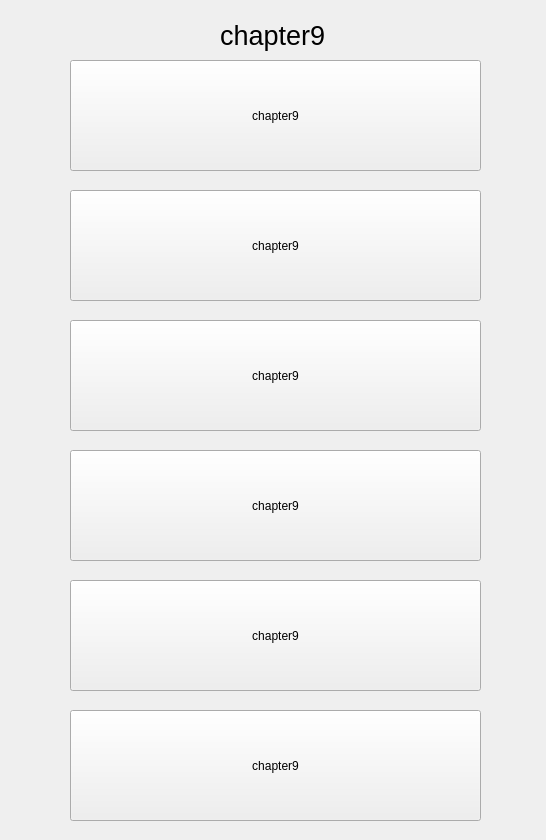
<?xml version="1.0" encoding="UTF-8"?>
<ui version="4.0">
 <class>NewWindow1</class>
 <widget class="QMainWindow" name="NewWindow1">
  <property name="geometry">
   <rect>
    <x>0</x>
    <y>0</y>
    <width>546</width>
    <height>840</height>
   </rect>
  </property>
  <property name="windowTitle">
   <string>MainWindow</string>
  </property>
  <widget class="QWidget" name="centralwidget">
   <widget class="QStackedWidget" name="stackedWidget">
    <property name="geometry">
     <rect>
      <x>10</x>
      <y>0</y>
      <width>531</width>
      <height>831</height>
     </rect>
    </property>
    <property name="currentIndex">
     <number>8</number>
    </property>
    <widget class="QWidget" name="page">
     <widget class="QPushButton" name="chapter1f">
      <property name="geometry">
       <rect>
        <x>70</x>
        <y>710</y>
        <width>411</width>
        <height>111</height>
       </rect>
      </property>
      <property name="text">
       <string>PushButton</string>
      </property>
     </widget>
     <widget class="QPushButton" name="chapter1c">
      <property name="geometry">
       <rect>
        <x>70</x>
        <y>320</y>
        <width>411</width>
        <height>111</height>
       </rect>
      </property>
      <property name="text">
       <string>PushButton</string>
      </property>
     </widget>
     <widget class="QLabel" name="label1">
      <property name="geometry">
       <rect>
        <x>220</x>
        <y>20</y>
        <width>141</width>
        <height>31</height>
       </rect>
      </property>
      <property name="font">
       <font>
        <pointsize>20</pointsize>
       </font>
      </property>
      <property name="text">
       <string>chapter1</string>
      </property>
     </widget>
     <widget class="QPushButton" name="chapter1d">
      <property name="geometry">
       <rect>
        <x>70</x>
        <y>450</y>
        <width>411</width>
        <height>111</height>
       </rect>
      </property>
      <property name="text">
       <string>PushButton</string>
      </property>
     </widget>
     <widget class="QPushButton" name="chapter1a">
      <property name="geometry">
       <rect>
        <x>70</x>
        <y>60</y>
        <width>411</width>
        <height>111</height>
       </rect>
      </property>
      <property name="text">
       <string>PushButton</string>
      </property>
     </widget>
     <widget class="QPushButton" name="chapter1e">
      <property name="geometry">
       <rect>
        <x>70</x>
        <y>580</y>
        <width>411</width>
        <height>111</height>
       </rect>
      </property>
      <property name="text">
       <string>PushButton</string>
      </property>
     </widget>
     <widget class="QPushButton" name="chapter1b">
      <property name="geometry">
       <rect>
        <x>70</x>
        <y>190</y>
        <width>411</width>
        <height>111</height>
       </rect>
      </property>
      <property name="text">
       <string>PushButton</string>
      </property>
     </widget>
    </widget>
    <widget class="QWidget" name="page_2">
     <widget class="QPushButton" name="chapter2f">
      <property name="geometry">
       <rect>
        <x>60</x>
        <y>710</y>
        <width>411</width>
        <height>111</height>
       </rect>
      </property>
      <property name="text">
       <string>chapter2</string>
      </property>
     </widget>
     <widget class="QPushButton" name="chapter2c">
      <property name="geometry">
       <rect>
        <x>60</x>
        <y>320</y>
        <width>411</width>
        <height>111</height>
       </rect>
      </property>
      <property name="text">
       <string>chapter2</string>
      </property>
     </widget>
     <widget class="QLabel" name="label2">
      <property name="geometry">
       <rect>
        <x>210</x>
        <y>20</y>
        <width>141</width>
        <height>31</height>
       </rect>
      </property>
      <property name="font">
       <font>
        <pointsize>20</pointsize>
       </font>
      </property>
      <property name="text">
       <string>chapter2</string>
      </property>
     </widget>
     <widget class="QPushButton" name="chapter2d">
      <property name="geometry">
       <rect>
        <x>60</x>
        <y>450</y>
        <width>411</width>
        <height>111</height>
       </rect>
      </property>
      <property name="text">
       <string>chapter2</string>
      </property>
     </widget>
     <widget class="QPushButton" name="chapter2a">
      <property name="geometry">
       <rect>
        <x>60</x>
        <y>60</y>
        <width>411</width>
        <height>111</height>
       </rect>
      </property>
      <property name="text">
       <string>chapter2</string>
      </property>
     </widget>
     <widget class="QPushButton" name="chapter2e">
      <property name="geometry">
       <rect>
        <x>60</x>
        <y>580</y>
        <width>411</width>
        <height>111</height>
       </rect>
      </property>
      <property name="text">
       <string>chapter2</string>
      </property>
     </widget>
     <widget class="QPushButton" name="chapter2b">
      <property name="geometry">
       <rect>
        <x>60</x>
        <y>190</y>
        <width>411</width>
        <height>111</height>
       </rect>
      </property>
      <property name="text">
       <string>chapter2</string>
      </property>
     </widget>
    </widget>
    <widget class="QWidget" name="page_3">
     <widget class="QPushButton" name="chapter3f">
      <property name="geometry">
       <rect>
        <x>60</x>
        <y>710</y>
        <width>411</width>
        <height>111</height>
       </rect>
      </property>
      <property name="text">
       <string>PushButton</string>
      </property>
     </widget>
     <widget class="QLabel" name="label3">
      <property name="geometry">
       <rect>
        <x>210</x>
        <y>20</y>
        <width>141</width>
        <height>31</height>
       </rect>
      </property>
      <property name="font">
       <font>
        <pointsize>20</pointsize>
       </font>
      </property>
      <property name="text">
       <string>chapter3</string>
      </property>
     </widget>
     <widget class="QPushButton" name="chapter3c">
      <property name="geometry">
       <rect>
        <x>60</x>
        <y>320</y>
        <width>411</width>
        <height>111</height>
       </rect>
      </property>
      <property name="text">
       <string>PushButton</string>
      </property>
     </widget>
     <widget class="QPushButton" name="chapter3d">
      <property name="geometry">
       <rect>
        <x>60</x>
        <y>450</y>
        <width>411</width>
        <height>111</height>
       </rect>
      </property>
      <property name="text">
       <string>PushButton</string>
      </property>
     </widget>
     <widget class="QPushButton" name="chapter3b">
      <property name="geometry">
       <rect>
        <x>60</x>
        <y>190</y>
        <width>411</width>
        <height>111</height>
       </rect>
      </property>
      <property name="text">
       <string>PushButton</string>
      </property>
     </widget>
     <widget class="QPushButton" name="chapter3a">
      <property name="geometry">
       <rect>
        <x>60</x>
        <y>60</y>
        <width>411</width>
        <height>111</height>
       </rect>
      </property>
      <property name="text">
       <string>PushButton</string>
      </property>
     </widget>
     <widget class="QPushButton" name="chapter3e">
      <property name="geometry">
       <rect>
        <x>60</x>
        <y>580</y>
        <width>411</width>
        <height>111</height>
       </rect>
      </property>
      <property name="text">
       <string>PushButton</string>
      </property>
     </widget>
    </widget>
    <widget class="QWidget" name="page_4">
     <widget class="QPushButton" name="chapter4f">
      <property name="geometry">
       <rect>
        <x>70</x>
        <y>720</y>
        <width>411</width>
        <height>111</height>
       </rect>
      </property>
      <property name="text">
       <string>chapter4</string>
      </property>
     </widget>
     <widget class="QLabel" name="label4">
      <property name="geometry">
       <rect>
        <x>220</x>
        <y>30</y>
        <width>141</width>
        <height>31</height>
       </rect>
      </property>
      <property name="font">
       <font>
        <pointsize>20</pointsize>
       </font>
      </property>
      <property name="text">
       <string>chapter4</string>
      </property>
     </widget>
     <widget class="QPushButton" name="chapter4c">
      <property name="geometry">
       <rect>
        <x>70</x>
        <y>330</y>
        <width>411</width>
        <height>111</height>
       </rect>
      </property>
      <property name="text">
       <string>chapter4</string>
      </property>
     </widget>
     <widget class="QPushButton" name="chapter4d">
      <property name="geometry">
       <rect>
        <x>70</x>
        <y>460</y>
        <width>411</width>
        <height>111</height>
       </rect>
      </property>
      <property name="text">
       <string>chapter4</string>
      </property>
     </widget>
     <widget class="QPushButton" name="chapter4b">
      <property name="geometry">
       <rect>
        <x>70</x>
        <y>200</y>
        <width>411</width>
        <height>111</height>
       </rect>
      </property>
      <property name="text">
       <string>chapter4</string>
      </property>
     </widget>
     <widget class="QPushButton" name="chapter4a">
      <property name="geometry">
       <rect>
        <x>70</x>
        <y>70</y>
        <width>411</width>
        <height>111</height>
       </rect>
      </property>
      <property name="text">
       <string>chapter4</string>
      </property>
     </widget>
     <widget class="QPushButton" name="chapter4e">
      <property name="geometry">
       <rect>
        <x>70</x>
        <y>590</y>
        <width>411</width>
        <height>111</height>
       </rect>
      </property>
      <property name="text">
       <string>chapter4</string>
      </property>
     </widget>
    </widget>
    <widget class="QWidget" name="page_5">
     <widget class="QPushButton" name="chapter5f">
      <property name="geometry">
       <rect>
        <x>70</x>
        <y>710</y>
        <width>411</width>
        <height>111</height>
       </rect>
      </property>
      <property name="text">
       <string>chapter5</string>
      </property>
     </widget>
     <widget class="QLabel" name="label5">
      <property name="geometry">
       <rect>
        <x>220</x>
        <y>20</y>
        <width>141</width>
        <height>31</height>
       </rect>
      </property>
      <property name="font">
       <font>
        <pointsize>20</pointsize>
       </font>
      </property>
      <property name="text">
       <string>chapter5</string>
      </property>
     </widget>
     <widget class="QPushButton" name="chapter5c">
      <property name="geometry">
       <rect>
        <x>70</x>
        <y>320</y>
        <width>411</width>
        <height>111</height>
       </rect>
      </property>
      <property name="text">
       <string>chapter5</string>
      </property>
     </widget>
     <widget class="QPushButton" name="chapter5d">
      <property name="geometry">
       <rect>
        <x>70</x>
        <y>450</y>
        <width>411</width>
        <height>111</height>
       </rect>
      </property>
      <property name="text">
       <string>chapter5</string>
      </property>
     </widget>
     <widget class="QPushButton" name="chapter5b">
      <property name="geometry">
       <rect>
        <x>70</x>
        <y>190</y>
        <width>411</width>
        <height>111</height>
       </rect>
      </property>
      <property name="text">
       <string>chapter5</string>
      </property>
     </widget>
     <widget class="QPushButton" name="chapter5a">
      <property name="geometry">
       <rect>
        <x>70</x>
        <y>60</y>
        <width>411</width>
        <height>111</height>
       </rect>
      </property>
      <property name="text">
       <string>chapter5</string>
      </property>
     </widget>
     <widget class="QPushButton" name="chapter5e">
      <property name="geometry">
       <rect>
        <x>70</x>
        <y>580</y>
        <width>411</width>
        <height>111</height>
       </rect>
      </property>
      <property name="text">
       <string>chapter5</string>
      </property>
     </widget>
    </widget>
    <widget class="QWidget" name="page_6">
     <widget class="QPushButton" name="chapter6f">
      <property name="geometry">
       <rect>
        <x>60</x>
        <y>710</y>
        <width>411</width>
        <height>111</height>
       </rect>
      </property>
      <property name="text">
       <string>chapter6</string>
      </property>
     </widget>
     <widget class="QLabel" name="label6">
      <property name="geometry">
       <rect>
        <x>210</x>
        <y>20</y>
        <width>141</width>
        <height>31</height>
       </rect>
      </property>
      <property name="font">
       <font>
        <pointsize>20</pointsize>
       </font>
      </property>
      <property name="text">
       <string>chapter6</string>
      </property>
     </widget>
     <widget class="QPushButton" name="chapter6c">
      <property name="geometry">
       <rect>
        <x>60</x>
        <y>320</y>
        <width>411</width>
        <height>111</height>
       </rect>
      </property>
      <property name="text">
       <string>chapter6</string>
      </property>
     </widget>
     <widget class="QPushButton" name="chapter6d">
      <property name="geometry">
       <rect>
        <x>60</x>
        <y>450</y>
        <width>411</width>
        <height>111</height>
       </rect>
      </property>
      <property name="text">
       <string>chapter6</string>
      </property>
     </widget>
     <widget class="QPushButton" name="chapter6b">
      <property name="geometry">
       <rect>
        <x>60</x>
        <y>190</y>
        <width>411</width>
        <height>111</height>
       </rect>
      </property>
      <property name="text">
       <string>chapter6</string>
      </property>
     </widget>
     <widget class="QPushButton" name="chapter6a">
      <property name="geometry">
       <rect>
        <x>60</x>
        <y>60</y>
        <width>411</width>
        <height>111</height>
       </rect>
      </property>
      <property name="text">
       <string>chapter6</string>
      </property>
     </widget>
     <widget class="QPushButton" name="chapter6e">
      <property name="geometry">
       <rect>
        <x>60</x>
        <y>580</y>
        <width>411</width>
        <height>111</height>
       </rect>
      </property>
      <property name="text">
       <string>chapter6</string>
      </property>
     </widget>
    </widget>
    <widget class="QWidget" name="page_7">
     <widget class="QPushButton" name="chapter7e">
      <property name="geometry">
       <rect>
        <x>70</x>
        <y>580</y>
        <width>411</width>
        <height>111</height>
       </rect>
      </property>
      <property name="text">
       <string>chapter7</string>
      </property>
     </widget>
     <widget class="QPushButton" name="chapter7b">
      <property name="geometry">
       <rect>
        <x>70</x>
        <y>190</y>
        <width>411</width>
        <height>111</height>
       </rect>
      </property>
      <property name="text">
       <string>chapter7</string>
      </property>
     </widget>
     <widget class="QPushButton" name="chapter7c">
      <property name="geometry">
       <rect>
        <x>70</x>
        <y>320</y>
        <width>411</width>
        <height>111</height>
       </rect>
      </property>
      <property name="text">
       <string>chapter7</string>
      </property>
     </widget>
     <widget class="QPushButton" name="chapter7a">
      <property name="geometry">
       <rect>
        <x>70</x>
        <y>60</y>
        <width>411</width>
        <height>111</height>
       </rect>
      </property>
      <property name="text">
       <string>chapter7</string>
      </property>
     </widget>
     <widget class="QLabel" name="label7">
      <property name="geometry">
       <rect>
        <x>220</x>
        <y>20</y>
        <width>141</width>
        <height>31</height>
       </rect>
      </property>
      <property name="font">
       <font>
        <pointsize>20</pointsize>
       </font>
      </property>
      <property name="text">
       <string>chapter7</string>
      </property>
     </widget>
     <widget class="QPushButton" name="chapter7d">
      <property name="geometry">
       <rect>
        <x>70</x>
        <y>450</y>
        <width>411</width>
        <height>111</height>
       </rect>
      </property>
      <property name="text">
       <string>chapter7</string>
      </property>
     </widget>
     <widget class="QPushButton" name="chapter7f">
      <property name="geometry">
       <rect>
        <x>70</x>
        <y>710</y>
        <width>411</width>
        <height>111</height>
       </rect>
      </property>
      <property name="text">
       <string>chapter7</string>
      </property>
     </widget>
    </widget>
    <widget class="QWidget" name="page_8">
     <widget class="QPushButton" name="chapter8e">
      <property name="geometry">
       <rect>
        <x>60</x>
        <y>580</y>
        <width>411</width>
        <height>111</height>
       </rect>
      </property>
      <property name="text">
       <string>chapter8</string>
      </property>
     </widget>
     <widget class="QLabel" name="label8">
      <property name="geometry">
       <rect>
        <x>210</x>
        <y>20</y>
        <width>141</width>
        <height>31</height>
       </rect>
      </property>
      <property name="font">
       <font>
        <pointsize>20</pointsize>
       </font>
      </property>
      <property name="text">
       <string>chapter8</string>
      </property>
     </widget>
     <widget class="QPushButton" name="chapter8b">
      <property name="geometry">
       <rect>
        <x>60</x>
        <y>190</y>
        <width>411</width>
        <height>111</height>
       </rect>
      </property>
      <property name="text">
       <string>chapter8</string>
      </property>
     </widget>
     <widget class="QPushButton" name="chapter8d">
      <property name="geometry">
       <rect>
        <x>60</x>
        <y>450</y>
        <width>411</width>
        <height>111</height>
       </rect>
      </property>
      <property name="text">
       <string>chapter8</string>
      </property>
     </widget>
     <widget class="QPushButton" name="chapter8c">
      <property name="geometry">
       <rect>
        <x>60</x>
        <y>320</y>
        <width>411</width>
        <height>111</height>
       </rect>
      </property>
      <property name="text">
       <string>chapter8</string>
      </property>
     </widget>
     <widget class="QPushButton" name="chapter8a">
      <property name="geometry">
       <rect>
        <x>60</x>
        <y>60</y>
        <width>411</width>
        <height>111</height>
       </rect>
      </property>
      <property name="text">
       <string>chapter8</string>
      </property>
     </widget>
     <widget class="QPushButton" name="chapter8f">
      <property name="geometry">
       <rect>
        <x>60</x>
        <y>710</y>
        <width>411</width>
        <height>111</height>
       </rect>
      </property>
      <property name="text">
       <string>chapter8</string>
      </property>
     </widget>
    </widget>
    <widget class="QWidget" name="page_9">
     <widget class="QPushButton" name="chapter9f">
      <property name="geometry">
       <rect>
        <x>60</x>
        <y>710</y>
        <width>411</width>
        <height>111</height>
       </rect>
      </property>
      <property name="text">
       <string>chapter9</string>
      </property>
     </widget>
     <widget class="QLabel" name="label9">
      <property name="geometry">
       <rect>
        <x>210</x>
        <y>20</y>
        <width>141</width>
        <height>31</height>
       </rect>
      </property>
      <property name="font">
       <font>
        <pointsize>20</pointsize>
       </font>
      </property>
      <property name="text">
       <string>chapter9</string>
      </property>
     </widget>
     <widget class="QPushButton" name="chapter9c">
      <property name="geometry">
       <rect>
        <x>60</x>
        <y>320</y>
        <width>411</width>
        <height>111</height>
       </rect>
      </property>
      <property name="text">
       <string>chapter9</string>
      </property>
     </widget>
     <widget class="QPushButton" name="chapter9d">
      <property name="geometry">
       <rect>
        <x>60</x>
        <y>450</y>
        <width>411</width>
        <height>111</height>
       </rect>
      </property>
      <property name="text">
       <string>chapter9</string>
      </property>
     </widget>
     <widget class="QPushButton" name="chapter9b">
      <property name="geometry">
       <rect>
        <x>60</x>
        <y>190</y>
        <width>411</width>
        <height>111</height>
       </rect>
      </property>
      <property name="text">
       <string>chapter9</string>
      </property>
     </widget>
     <widget class="QPushButton" name="chapter9a">
      <property name="geometry">
       <rect>
        <x>60</x>
        <y>60</y>
        <width>411</width>
        <height>111</height>
       </rect>
      </property>
      <property name="text">
       <string>chapter9</string>
      </property>
     </widget>
     <widget class="QPushButton" name="chapter9e">
      <property name="geometry">
       <rect>
        <x>60</x>
        <y>580</y>
        <width>411</width>
        <height>111</height>
       </rect>
      </property>
      <property name="text">
       <string>chapter9</string>
      </property>
     </widget>
    </widget>
   </widget>
  </widget>
 </widget>
 <resources/>
 <connections/>
</ui>
